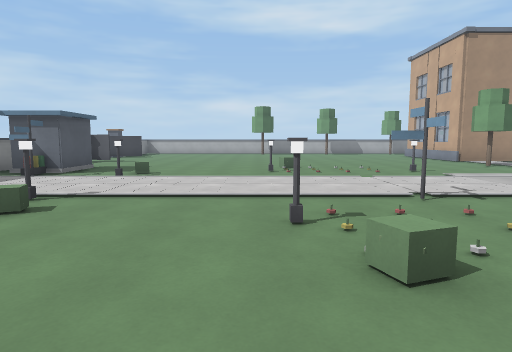
view 1 (above)

19 first-person views from a walk through a 3-D level made in the Godot game engine. The camera is 1.5 m above the floor, tilts 6° down and sees 75° across. The floor is counted in squares, 2 m on a side. Each view is taken from the middle of a square. On the plan, view 1 faces up. The plan holds only what a view shows up to about 11 squares ahead; the rest is blank. The place goes on beyond the plan. Door leaves are left out where a doorway can be walked through. Surface patterns are stand-ins for the level's own textures.

view 2
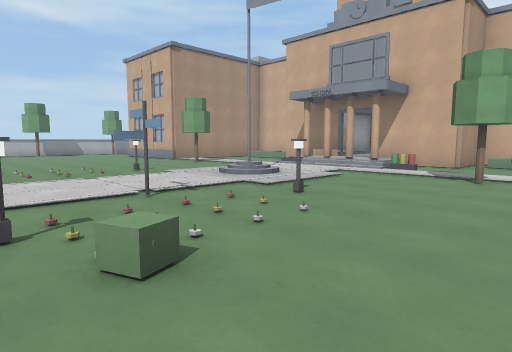

view 3
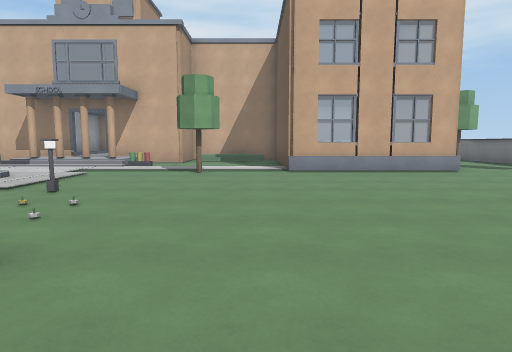

view 4
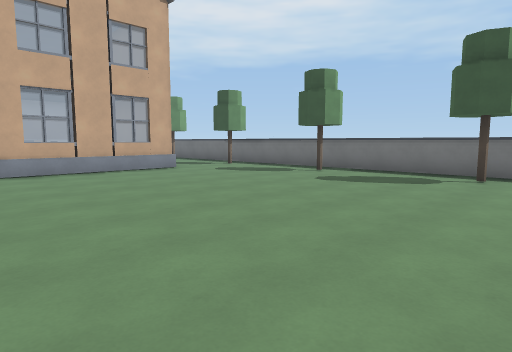

view 5
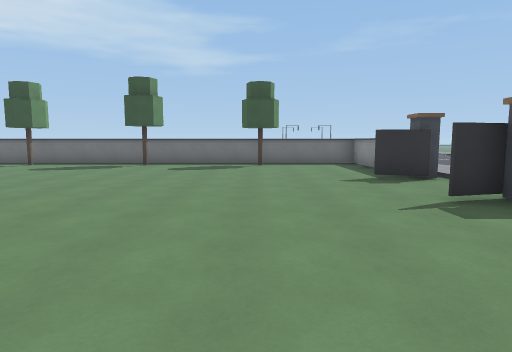

view 6
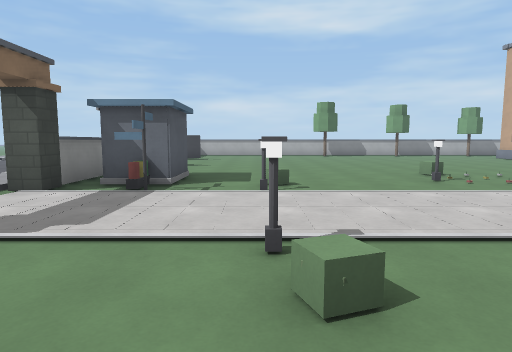

view 7
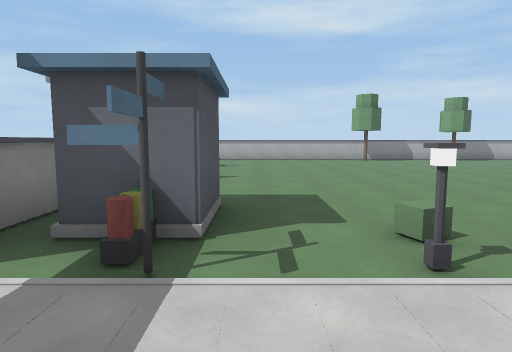

view 8
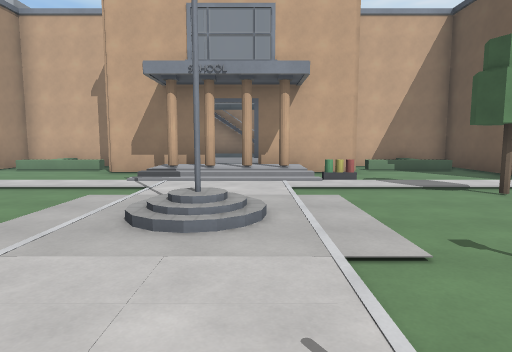

view 9
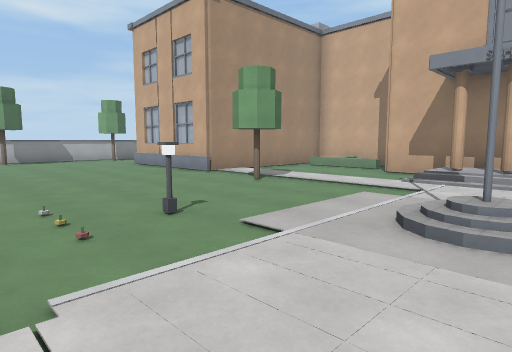

view 10
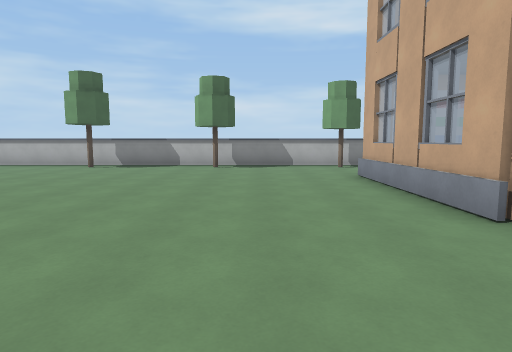

view 11
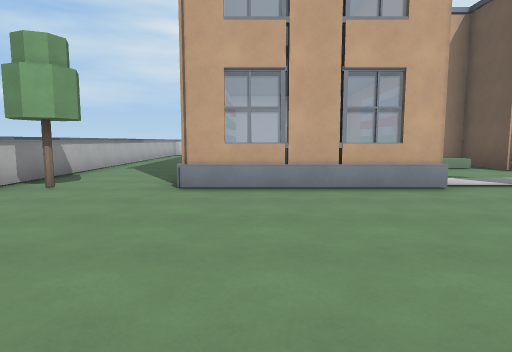

view 12
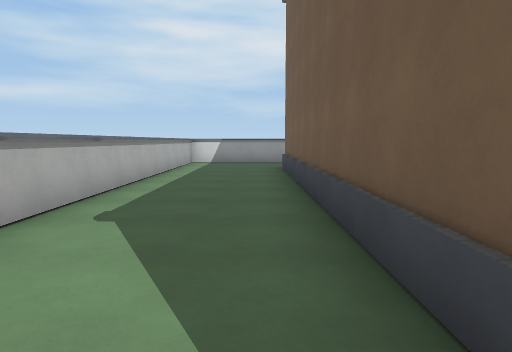

view 13
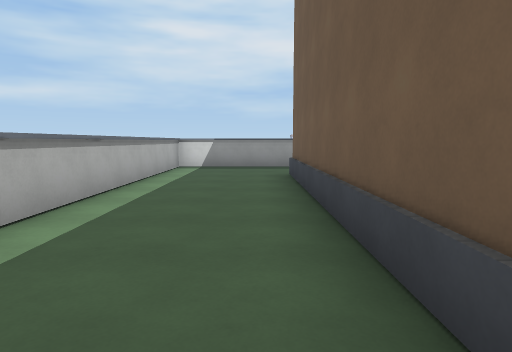

view 14
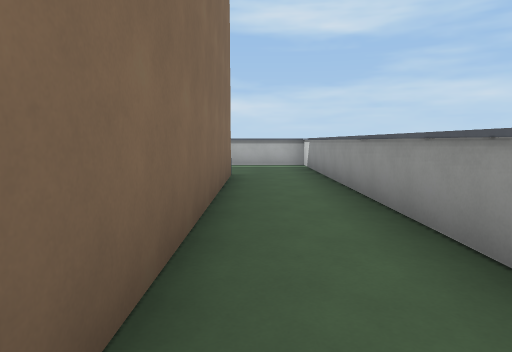

view 15
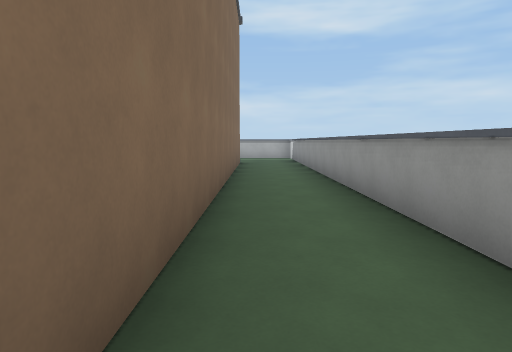

view 16
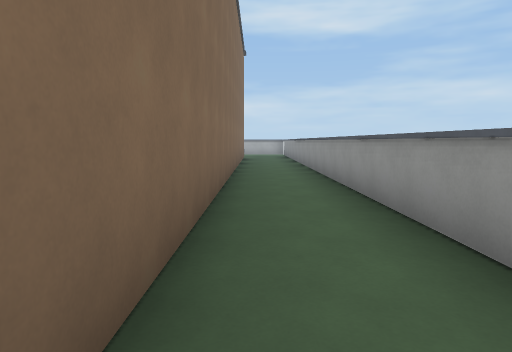

view 17
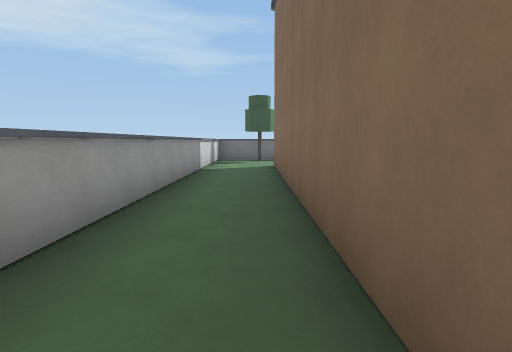

view 18
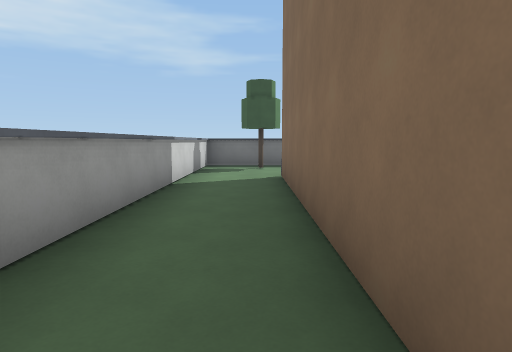

view 19
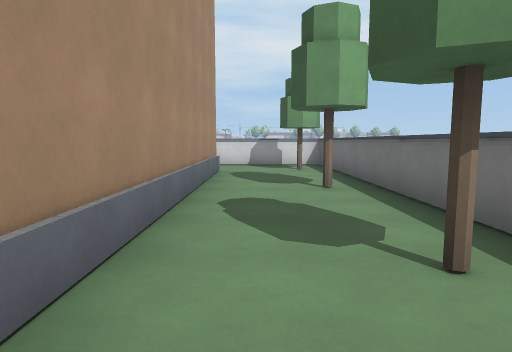

### Floor plan
Key: @ floor where view 1 was taken; # wall or solid block; . floor; / step, stairs or slope; = window, fence, low wall or low ledge; ^ raised ledge; B bin; P pillar; O other object.
Columns run from 7 left of view 1 to 20 right of it. Each row starts with its distance up from view 1.
 19     ########################
 18      ......................#
 17       .....................#
 16   ............#  # ######..#
 15   ............=#   #    #..#
 14   ............##O  #    #..#
 13   ............=#   #    #..#
 12   ............##  ##    #..#
 11   ................/#    #..#
 10   ............#.../#    #..#
  9  ##.....=.........##    #..#
  8 /#O....#...#.....##     #..#
  7 /PB.#...........##      #..#
  6  ...........#/..##      #..#
  5  ...........//..##      #..#
  4   ..#....O......O#      #..#
  3    ....#...#....O###    #..#
  2    .....^........./#    #..#
  1   ............#.../#    #..#
  0   .....@........../#    #..#
 -1  #.............#####    #..#
 -2  ..............         #..#
 -3 /..............#        #..#
 -4 /#.............         #..#
 -5   .............######   #..#
 -6  =.........................#
 -7  =.........................#
 -8  =#############  ###########

Positions as (right, up) in squares from view 1, and headings:
1: (0, 0), facing up
2: (0, 0), facing up-right
3: (-1, 0), facing right
4: (-1, 0), facing down-right
5: (-3, 3), facing down
6: (-3, 2), facing up
7: (-4, 5), facing up
8: (2, 5), facing right
9: (2, 5), facing up-right
10: (5, 9), facing up
11: (2, 15), facing right
12: (8, 17), facing right
13: (10, 17), facing right
14: (18, 9), facing up
15: (18, 5), facing up
16: (18, 1), facing up
17: (18, 5), facing down
18: (18, 2), facing down
19: (9, -6), facing right
